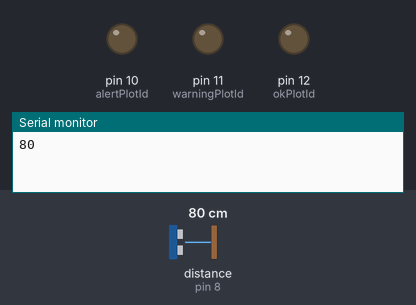
This sketch was run on a simulated Arduino Uno, built with avr-gcc and run on an emulated ATmega328P. Parts: output pins drawn as LEDs (lit = HIGH), the last lines printed to the serial monitor. Wiring (inferred from the names in the program): ultrasonic range finder: trigger pin 9; echo pin 8. The inputs (shaded band) are chosen by the test bench; at power-on: distance to the obstacle (sensor on pin 8) 80 cm. The echo pulse lasts 58.3 µs per cm; pins used as bus, display or sensor lines are not drawn.

Above: at 0.1 s.
1.3 s: distance to the obstacle (sensor on pin 8) set to 23 cm
3.5 s: distance to the obstacle (sensor on pin 8) set to 19 cm
At 3.69 s:
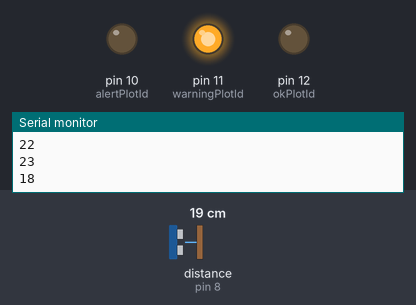
6.5 s: distance to the obstacle (sensor on pin 8) set to 2 cm
At 7.3 s:
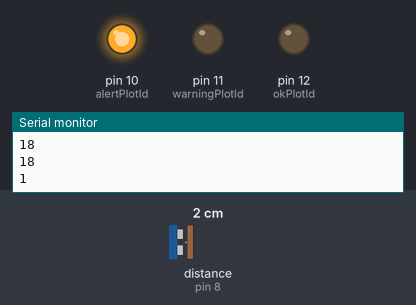
9.5 s: distance to the obstacle (sensor on pin 8) set to 18 cm
At 9.75 s:
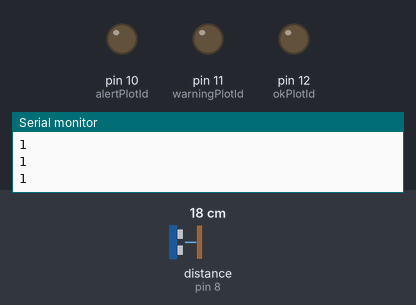
12.5 s: distance to the obstacle (sensor on pin 8) set to 4 cm
At 12.71 s:
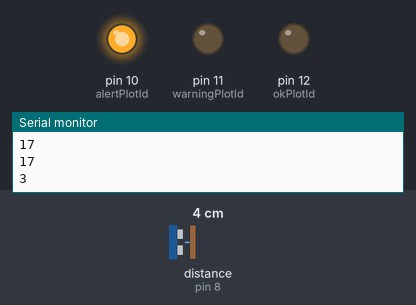
Timing chart, 0 to 16.5 s (numbered marks = the images above; inputs shaded):
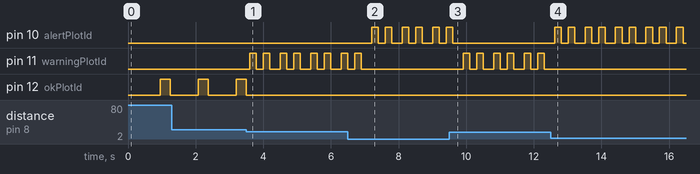

The sketch:

detecteurpresence.ino
```cpp
// (licence header left out)
#include "Ultrasonic.h"
int warningDistance = 20;
int alertDistance = 10;
int okPlotId = 12;
int warningPlotId = 11;
int alertPlotId = 10;
int sensorTrigPlotId = 9;
int sensorEchoPlotId = 8;
int greenFlashLoopCount = 1;
Ultrasonic ultrasonic(sensorTrigPlotId, sensorEchoPlotId); //(Trig,Echo)

void setup() {
  Serial.begin(9600);
  pinMode(okPlotId, OUTPUT);
  pinMode(warningPlotId, OUTPUT);
  pinMode(alertPlotId, OUTPUT);
}

void loop()
{
  digitalWrite(okPlotId, LOW);
  digitalWrite(warningPlotId, LOW);
  digitalWrite(alertPlotId, LOW);

  int distanceInCm = ultrasonic.Ranging(CM);
  Serial.println(distanceInCm);
  if (distanceInCm <= warningDistance) {
    greenFlashLoopCount = 1;
    int ledId = warningPlotId;
    if (distanceInCm <= alertDistance) {
      ledId = alertPlotId;
    }

    flashLed(ledId);
  }
  else {
    if (greenFlashLoopCount % 10 == 0) {
      digitalWrite(okPlotId, HIGH);
      delay(200);
      greenFlashLoopCount = 1;
    }

    greenFlashLoopCount++;
  }

  delay(100);
}

void flashLed(int ledId) {
  int digitalStatus;
  for (int i = 1; i < 5; i++) {
    if (i % 2 == 0) {
      digitalStatus = LOW;
    }
    else {
      digitalStatus = HIGH;
    }
    digitalWrite(ledId, digitalStatus);
    delay(200);
  }
}
```

Ultrasonic.h
```cpp
/*
  Ultrasonic.h - Library for HC-SR04 Ultrasonic Ranging Module.library

*/

#ifndef Ultrasonic_h
#define Ultrasonic_h

#include <Arduino.h>

#define CM 1
#define INC 0


class Ultrasonic
{
  public:
    Ultrasonic(int TP, int EP);
    long Timing();
    long Ranging(int sys);

    private:
    int Trig_pin;
    int Echo_pin;
    long  duration,distacne_cm,distance_inc;

};

#endif
```

ultrasonic.cpp
```cpp
/*
  Ultrasonic.cpp - Library for HC-SR04 Ultrasonic Ranging Module.library

*/

#include <Arduino.h>
#include "Ultrasonic.h"

Ultrasonic::Ultrasonic(int TP, int EP)
{
   pinMode(TP,OUTPUT);
   pinMode(EP,INPUT);
   Trig_pin=TP;
   Echo_pin=EP;
}

long Ultrasonic::Timing()
{
  digitalWrite(Trig_pin, LOW);
  delayMicroseconds(2);
  digitalWrite(Trig_pin, HIGH);
  delayMicroseconds(10);
  digitalWrite(Trig_pin, LOW);
  duration = pulseIn(Echo_pin,HIGH);
  return duration;
}

long Ultrasonic::Ranging(int sys)
{
  Timing();
  distacne_cm = duration /29 / 2 ;
  distance_inc = duration / 74 / 2;
  if (sys)
  return distacne_cm;
  else
  return distance_inc;
}
```

Measured:
- the behaviour switches between 22 and 21 cm on distance to the obstacle (sensor on pin 8) (found by bisection; images 0 and 1)
- after the input at 3.5 s, pin 11 (warningPlotId): LOW → HIGH after 0.10 s, then repeats every 0.90 s: LOW 0.20 s, HIGH 0.20 s, LOW 0.30 s, HIGH 0.20 s; pin 12 (okPlotId): stops changing and stays LOW
- after the input at 6.5 s, pin 10 (alertPlotId): LOW → HIGH after 0.71 s, then repeats every 0.90 s: LOW 0.20 s, HIGH 0.20 s, LOW 0.30 s, HIGH 0.20 s; pin 11 (warningPlotId): goes on until 6.9 s, then stays LOW
- after the input at 9.5 s, pin 10 (alertPlotId): goes on until 9.6 s, then stays LOW; pin 11 (warningPlotId): LOW → HIGH after 0.41 s, then repeats every 0.90 s: LOW 0.20 s, HIGH 0.20 s, LOW 0.30 s, HIGH 0.20 s
- after the input at 12.5 s, pin 10 (alertPlotId): LOW → HIGH after 0.11 s, then repeats every 0.90 s: LOW 0.20 s, HIGH 0.20 s, LOW 0.30 s, HIGH 0.20 s; pin 11 (warningPlotId): stops changing and stays LOW
- by itself, pin 12 (okPlotId): alternates HIGH for 0.30 s and LOW for 0.82 s
